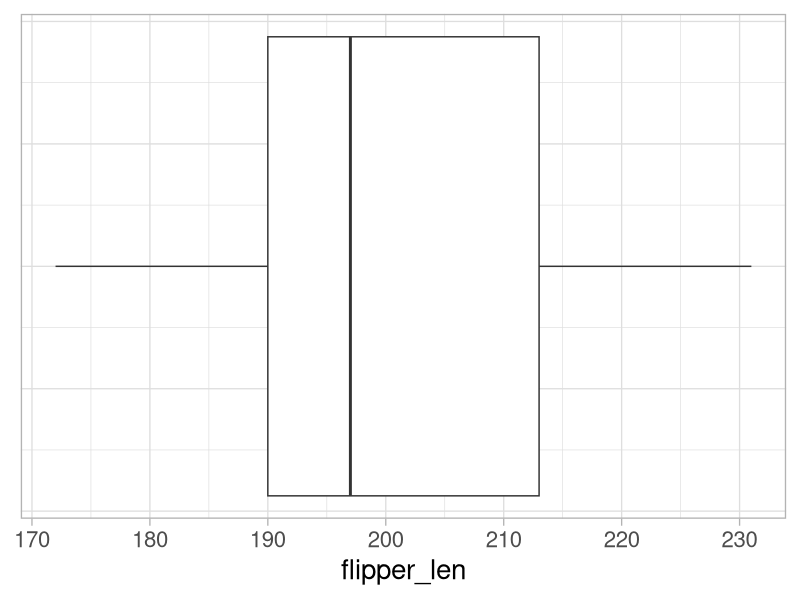
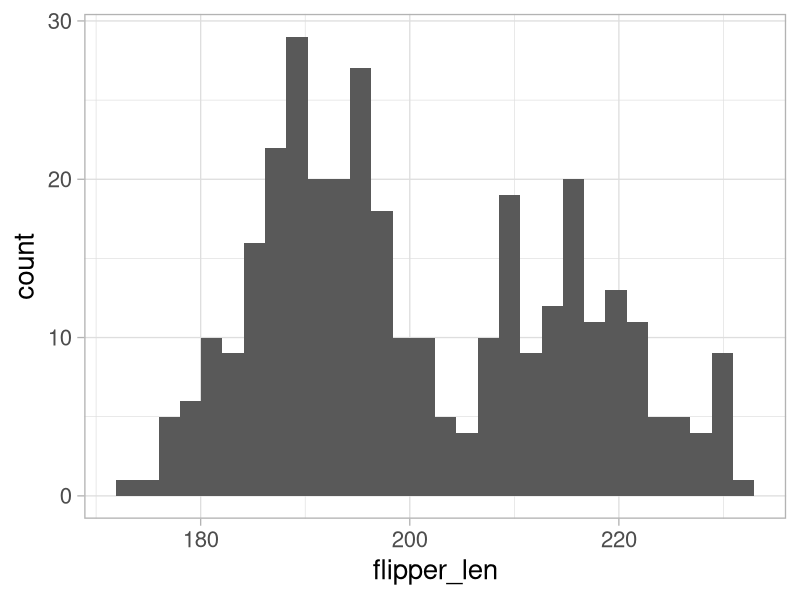
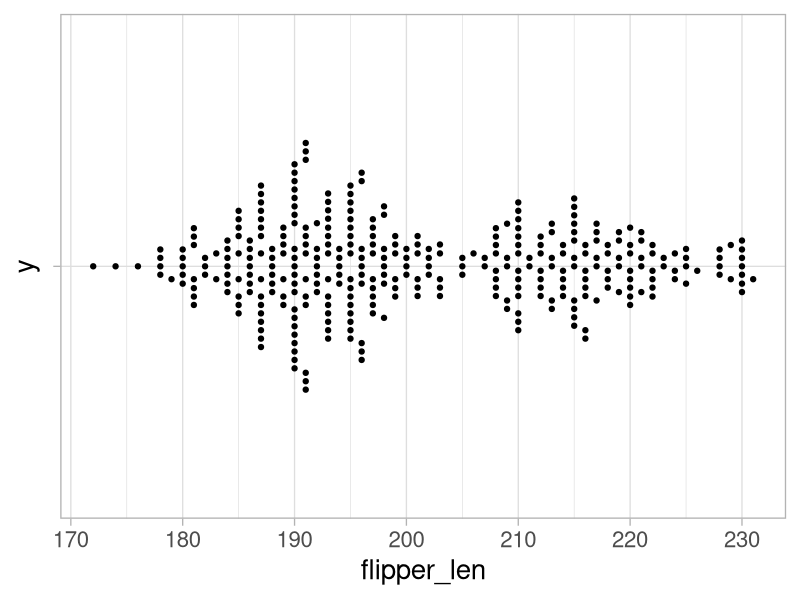
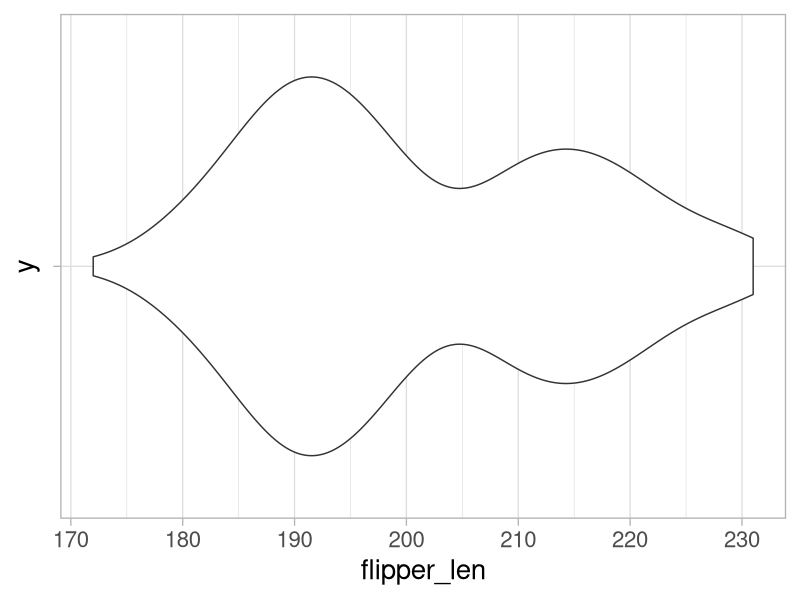
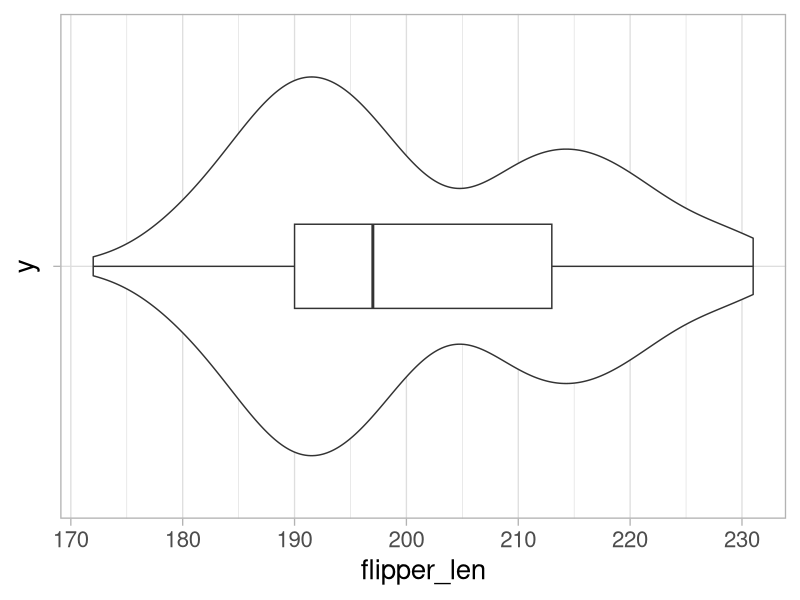
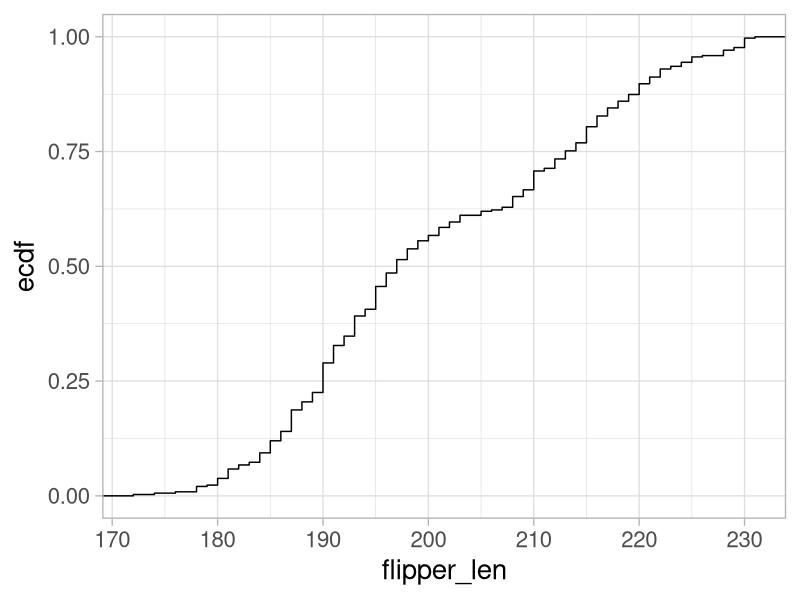
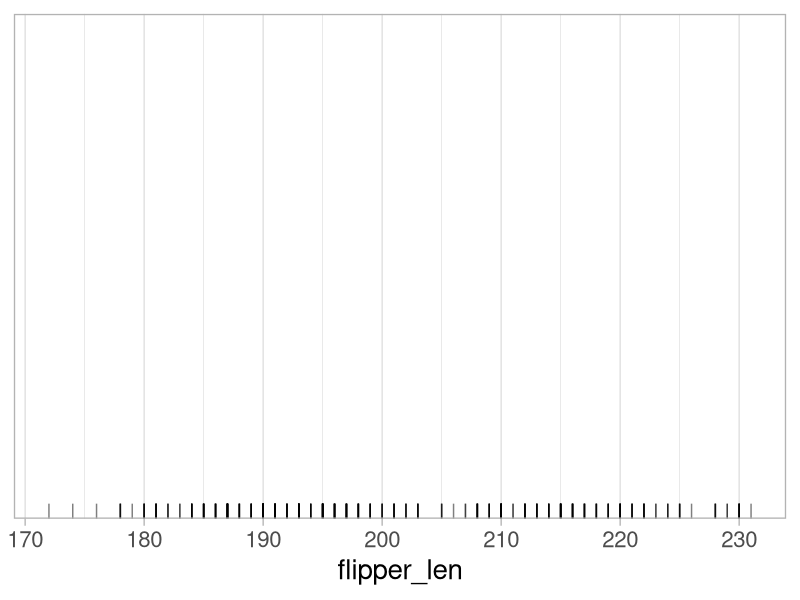
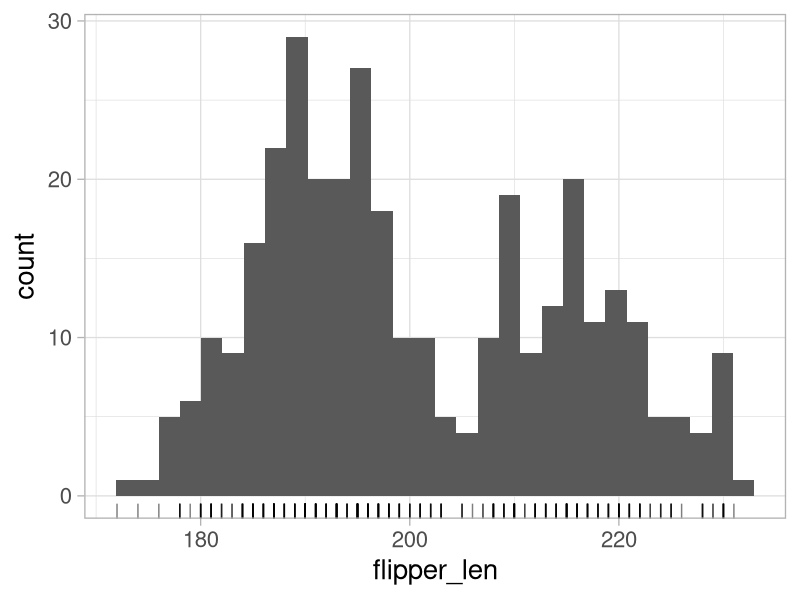

The R source for these figures, in order:
## ---- chunk 1
#| include: false
knitr::opts_chunk$set(
  echo = TRUE,
  message = FALSE,
  warning = FALSE,
  fig.align = "center"
)
## ---- chunk 2
summary(penguins$flipper_len)
sd(penguins$flipper_len, na.rm = TRUE)
## ---- chunk 3
library(tidyverse)
theme_set(theme_light())
## ---- chunk 4
#| echo: false
theme_set(theme_light(base_size = 20))
## ---- chunk 5
#| fig-height: 4
penguins |> 
  ggplot(aes(x = flipper_len)) +
  geom_boxplot() +
  theme(axis.text.y = element_blank(),
        axis.ticks.y = element_blank())
## ---- chunk 6
#| fig-height: 9
penguins |> 
  ggplot(aes(x = flipper_len)) +
  geom_histogram()
## ---- chunk 7
library(ggbeeswarm)
penguins |> 
  ggplot(aes(x = flipper_len, y = "")) +
  geom_beeswarm(cex = 2)
## ---- chunk 8
penguins |> 
  ggplot(aes(x = flipper_len, y = "")) +
  geom_violin()
## ---- chunk 9
penguins |> 
  ggplot(aes(x = flipper_len, y = "")) +
  geom_violin() +
  geom_boxplot(width = 0.2)
## ---- chunk 10
#| fig-height: 9
penguins |> 
  ggplot(aes(x = flipper_len)) +
  stat_ecdf()
## ---- chunk 11
#| fig-height: 9
penguins |> 
  ggplot(aes(x = flipper_len)) +
  geom_rug(alpha = 0.5)
## ---- chunk 12
#| fig-height: 9
penguins |> 
  ggplot(aes(x = flipper_len)) +
  geom_histogram() +
  geom_rug(alpha = 0.5)
## ---- chunk 13
#| fig-height: 9
penguins |> 
  ggplot(aes(x = flipper_len)) +
  stat_ecdf() +
  geom_rug(alpha = 0.5)
## ---- chunk 14
#| ref-label: "flipper-len-hist"
#| fig-height: 9
#| echo: false
## ---- chunk 15
#| label: flipper-len-hist-small
#| fig-height: 8
penguins |>
  ggplot(aes(x = flipper_len)) +
  geom_histogram(binwidth = 0.5)
## ---- chunk 16
#| label: flipper-len-hist-large
#| fig-height: 8
penguins |>
  ggplot(aes(x = flipper_len)) +
  geom_histogram(binwidth = 5)
## ---- chunk 17
#| label: flipper-len-hist-left
#| echo: false
#| fig-height: 7
penguins |>
  ggplot(aes(x = flipper_len)) + 
  geom_histogram() +
  geom_rug(alpha = 0.3)
## ---- chunk 18
#| label: flipper-len-ecdf-right
#| echo: false
#| fig-height: 7
penguins |>
  ggplot(aes(x = flipper_len)) + 
  stat_ecdf() +
  geom_rug(alpha = 0.3)
## ---- chunk 19
#| ref-label: "curve"
#| fig-height: 9
#| echo: false
## ---- chunk 20
#| fig-height: 7
penguins |>
  ggplot(aes(x = flipper_len)) + 
  geom_density(adjust = 0.2) +
  geom_rug(alpha = 0.3)
## ---- chunk 21
#| fig-height: 7
penguins |>
  ggplot(aes(x = flipper_len)) + 
  geom_density(adjust = 2) +
  geom_rug(alpha = 0.3)
## ---- chunk 22
#| ref-label: "histogram-stack"
#| echo: false
#| fig-height: 7
## ---- chunk 23
#| ref-label: "histogram-identity"
#| echo: false
#| fig-height: 7
## ---- chunk 24
#| ref-label: "histogram-density"
#| echo: false
#| fig-height: 7
## ---- chunk 25
#| ref-label: "density-curves"
#| echo: false
#| fig-height: 7
## ---- chunk 26
#| ref-label: "ecdf-curves"
#| echo: false
#| fig-height: 7
## ---- chunk 27
#| ref-label: "side-boxplot" 
#| echo: false
#| fig-height: 7
## ---- chunk 28
#| ref-label: "side-boxplot-fill" 
#| echo: false
#| fig-height: 7
## ---- chunk 29
#| ref-label: "side-boxplot-violin" 
#| echo: false
#| fig-height: 7
## ---- chunk 30
#| ref-label: "ridges" 
#| echo: false
#| fig-height: 7
